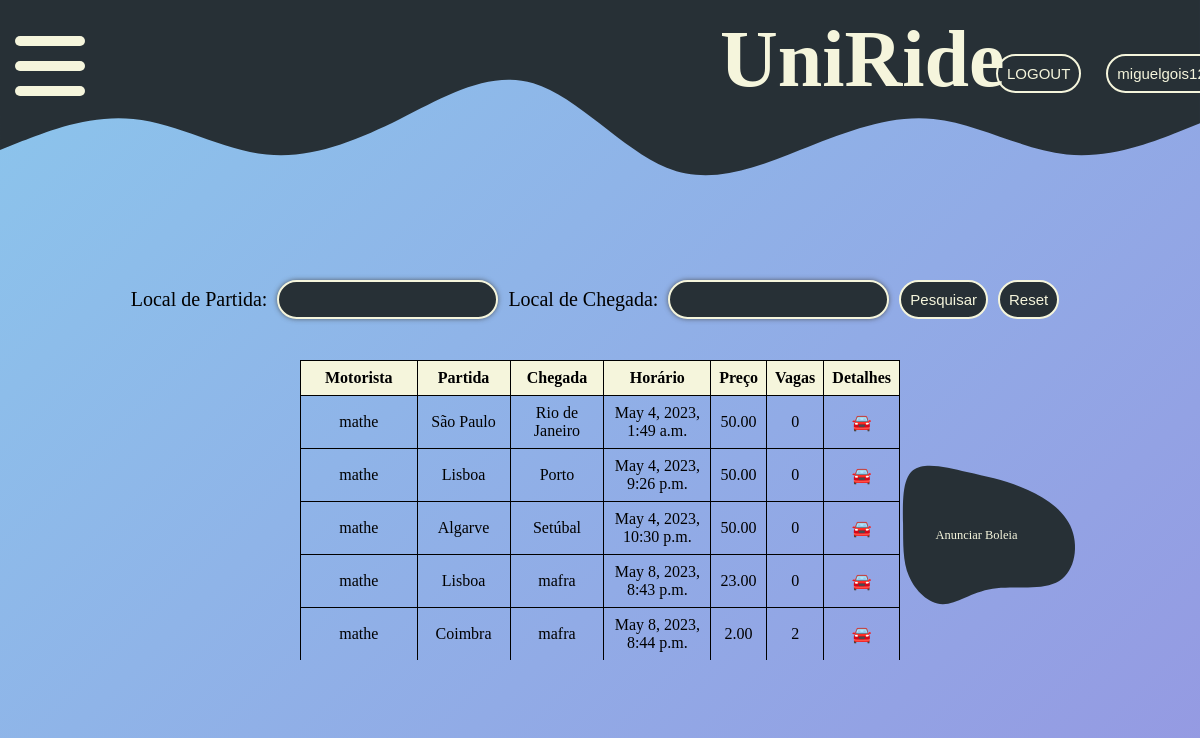
Screenshot of / (signed in) with the database file from the repository.
### MyApp/models.py (models this page shows)
class Boleia(models.Model):
    motorista = models.ForeignKey(User, on_delete=models.CASCADE, related_name='boleias_as_motorista')
    users = models.ManyToManyField(User, blank=True, related_name='boleias_as_passageiro')
    partida = models.CharField(max_length=255)
    chegada = models.CharField(max_length=255)
    horario = models.DateTimeField()
    preco = models.DecimalField(max_digits=8, decimal_places=2)
    vagas = models.IntegerField()
    detalhes = models.TextField(blank=True)

### MyApp/views.py (the view)
# urls.py: path('', views.index, name='index'),
def index(request):
    boleias = Boleia.objects.all()
    template = loader.get_template('MyApp/index.html')
    context = {'boleias': boleias}
    return render(request, 'MyApp/index.html', context)

### MyApp/templates/MyApp/index.html (shortened to what this page needs)
<!DOCTYPE html>
<html lang="en">
<head>
    {% load static %}
    <link rel="stylesheet" type="text/css" href="{% static 'MyApp/styles.css' %}" />
</head>
<body>
<nav>
      <a href="{% url 'MyApp:index' %}">
            <h1 id="titulo">UniRide</h1>
        </a>
        <section class="login_OR_register">
            {% if not user.is_authenticated %}
             <a href="{% url 'MyApp:login' %}">
                <button class="butoes_nav" id="login"> LOGIN</button>
            </a>
            <a href="{% url 'MyApp:register' %}">
                <button class="butoes_nav" id="register">REGISTER</button>
            </a>
            {% else %}
            <a href="{% url 'MyApp:logout' %}">
                <button class="butoes_nav" id="logout">LOGOUT</button>
            </a>
            <a href="{% url 'MyApp:user_info' %}">
                <button class="butoes_nav" id="user_info">{{ user.username }}</button>
            </a>
            {% endif %}
        </section>
    <div class="hamburger-menu">
        <div class="ham-bar bar-top"></div>
         <div class="ham-bar bar-mid"></div>
         <div class="ham-bar bar-bottom"></div>
    </div>
</nav>
{% block content %}
    <section class="searchBar">
    <form id="searchForm" class="searchBar" action="{% url 'MyApp:search' %}" method="get">
        <label class="search_label" for="partida">Local de Partida:</label>
        <input class="search_inputs" type="text" id="partida" name="partida" autocomplete="off"><br><br>
        <label class="search_label" for="chegada">Local de Chegada:</label>
        <input class="search_inputs" type="text" id="chegada" name="chegada" autocomplete="off"><br><br>
            <button id="search_button" type="submit">Pesquisar</button>
            <button id="reset_button" type="submit">Reset</button>
    </form>
</section>
<section id="anuncios_container">
    {% if boleias %}
        <table>
            <thead>
                <tr>
                    <th>Motorista</th>
                    <th>Partida</th>
                    <th>Chegada</th>
                    <th>Horário</th>
                    <th>Preço</th>
                    <th>Vagas</th>
                    <th>Detalhes</th>
                </tr>
            </thead>
            <tbody>
                {% for boleia in boleias %}
                    <tr>
                         <td>{{ boleia.motorista }}</td>
                         <td>{{ boleia.partida }}</td>
                        <td>{{ boleia.chegada }}</td>
                        <td>{{ boleia.horario }}</td>
                        <td>{{ boleia.preco }}</td>
                        <td>{{ boleia.vagas }}</td>
                        <td>
                            <a href="{% url 'MyApp:detalhes' boleia.id %}">
                               🚘
                            </a>
                        </td>
                    </tr>
                {% endfor %}
            </tbody>
        </table>
    {% else %}
        <p style="text-align: center; font-size: 20px; margin-top: 1em; margin-bottom: 1em; position: absolute">Não existem boleias disponíveis.</p>
    {% endif %}
</section>
    <section class="blop_anim">
        <svg id="blop" viewBox="0 0 900 600" width="900" height="600" xmlns="http://www.w3.org/2000/svg"
             xmlns:xlink="http://www.w3.org/1999/xlink" version="1.1">
            <g transform="translate(402.57248813454015 309.19142559317913)">
                <path id="blop1" d="M129.2 -132.9C177.5 -113.5 233.5 -82.3 256.6 -33.2C279.6 16 269.7 83 227.9 109.1C186 135.2 112.3 120.5 56.8 129C1.3 137.5 -36 169.3 -71.8 168.7C-107.7 168.1 -142.2 135 -158.5 96.5C-174.9 57.9 -173.1 13.9 -173.6 -38.8C-174 -91.4 -176.7 -152.6 -148.1 -175.4C-119.6 -198.2 -59.8 -182.6 -9.6 -171.1C40.5 -159.6 81 -152.2 129.2 -132.9"
                      fill="#273036"></path>
                {% if user.is_authenticated %}
                 <a id="anunciar" href="{% url 'MyApp:anunciar' %}">
                    <text  x="-90" y="0" fill="#F5F5DC">Anunciar Boleia
                    </text>
                </a>
                {% else %}
                  <a id="anunciar" href="{% url 'MyApp:login' %}">
                    <text  x="-90" y="0" fill="#F5F5DC">Anunciar Boleia
                    </text>
                </a>
                {% endif %}
            </g>
            <g transform="translate(462.7996808603914 291.7726424536017)" style="visibility: hidden">
        <path id="blop2" d="M168.6 -187.1C208.7 -167.3 224.5 -104.9 208.6 -57.2C192.7 -9.5 145.1 23.4 113.4 53.6C81.8 83.9 66.2 111.5 34.3 145.2C2.4 178.9 -45.8 218.6 -80 210.3C-114.1 201.9 -134.1 145.5 -165.6 94.1C-197 42.7 -239.8 -3.6 -240.3 -49.5C-240.7 -95.5 -198.8 -141.2 -151.7 -159.7C-104.6 -178.3 -52.3 -169.6 6 -176.8C64.3 -183.9 128.6 -206.9 168.6 -187.1"
              fill="#273036"></path>
            </g>
        </svg>
    </section>
{% endblock %}
</body>
</html>

### MyApp/static/MyApp/styles.css (style rules this page uses)
* { margin-left: 0; padding: 0; margin:0; box-sizing: border-box; }
body { background-image: linear-gradient(135deg, #8BC6EC 0%, #9599E2 100%); font-family: "Candara"; min-height: 100vh; }
a { text-decoration: none; }
nav { position: fixed; margin-top: -10px; width: 100%; height: 15vh; }
#titulo { position: absolute; top: 3vh; left: 90vh; color: beige; font-size: 5rem; z-index: 1; }
.login_OR_register { position: absolute; top: 8vh; left: 83%; display: flex; align-items: center; gap: 15px; }
.hamburger-menu { height: 100px; width: 100px; background-color: #273036; position: fixed; top: 1rem; cursor:pointer; }
.ham-bar { width: 70%; height: 10px; background-color: beige; border-radius:25px; position: absolute; top: 50%; left: 50%; transform: translate(-50%, -50%); transition:transform .6s, opacity .8s, top .6s; }
.bar-top { top: 25%; }
.bar-bottom { top: 75%; }
.searchBar { position: absolute; left: 0; right: 0; top: 35%; display: flex; align-items: center; justify-content: center; }
label, input, button { display: inline-block; margin-right: 10px; white-space: nowrap; }
.search_inputs { padding: 9px; font-size: 15px; border-width: 2px; border-color: #F5F5DC; background-color: #273036; color: #F5F5DC; border-style: double; border-radius: 50px; box-shadow: 0px 0px 5px rgba(66,66,66,.75); text-shadow: 5px 0px 5px rgba(255,255,255,.60); }
.search_label { font-size:20px; }
button { padding: 9px; font-size: 15px; border-width: 2px; border-color: #F5F5DC; background-color: #273036; color: #F5F5DC; border-style: double; border-radius: 50px; }
#blop { width: 350px; height: 350px; position: absolute; top: 45%; right: 3%; }
#anunciar { font-size: 2em; }
#anuncios_container { position: relative; margin: 0 auto; width: 600px; top: 45vh; height:300px; overflow-y: auto; }
#anuncios_container table { width: 100%; height: 100px; border-collapse: collapse; position: absolute; top: 0; }
#anuncios_container th, #anuncios_container td { border: 1px solid black; padding: 0.5em; text-align: center; }
#anuncios_container th { background-color: beige; }

### rows the page displays
Boleia: motorista "mathe", partida "São Paulo", chegada "Rio de Janeiro", horario "May 4, 2023, 1:49 a.m.", preco "50.00", vagas "0"
Boleia: motorista "mathe", partida "Lisboa", chegada "Porto", horario "May 4, 2023, 9:26 p.m.", preco "50.00", vagas "0"
Boleia: motorista "mathe", partida "Algarve", chegada "Setúbal", horario "May 4, 2023, 10:30 p.m.", preco "50.00", vagas "0"
Boleia: motorista "mathe", partida "Lisboa", chegada "mafra", horario "May 8, 2023, 8:43 p.m.", preco "23.00", vagas "0"
Boleia: motorista "mathe", partida "Coimbra", chegada "mafra", horario "May 8, 2023, 8:44 p.m.", preco "2.00", vagas "2"
